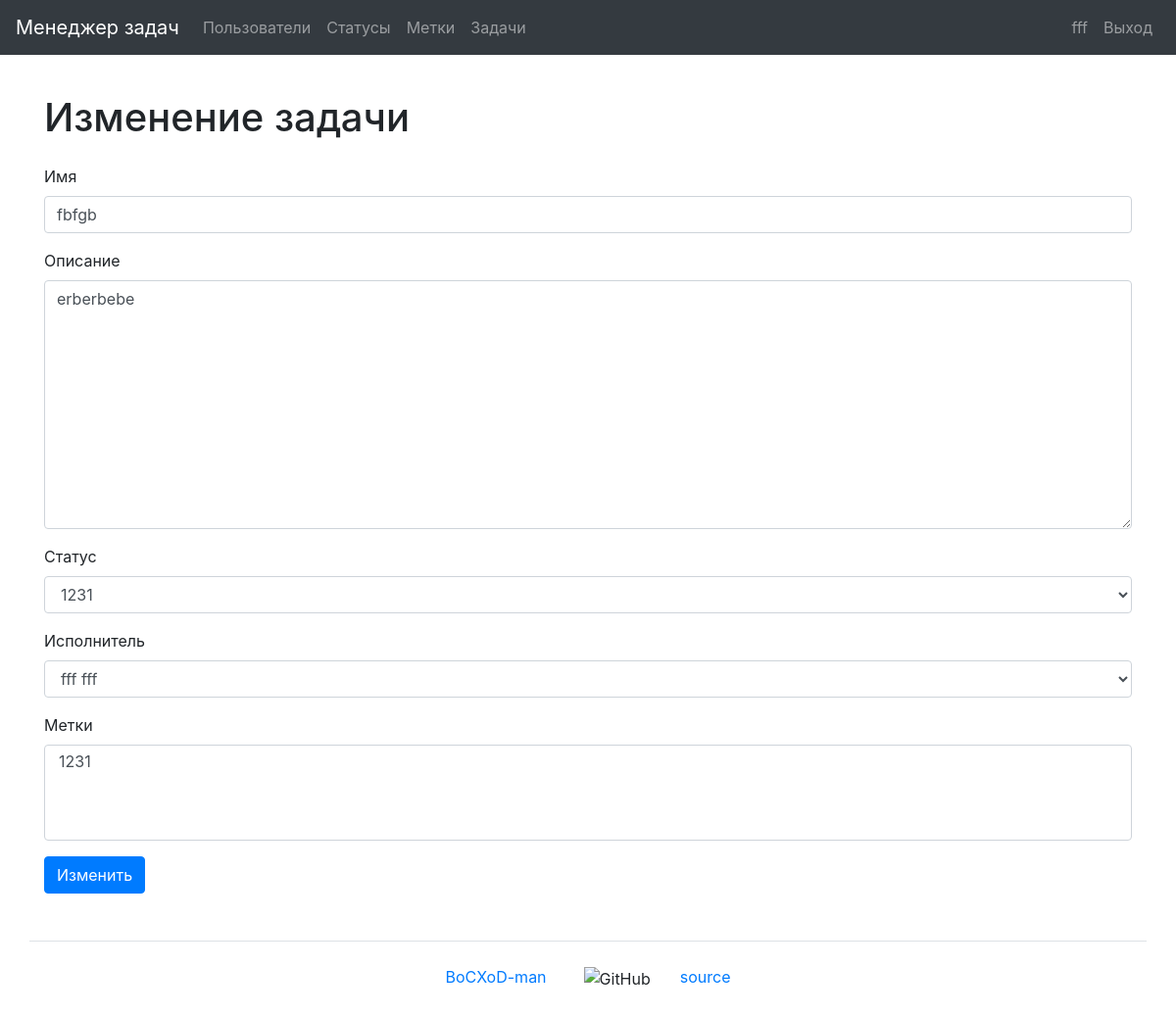
/tasks/2/update/ (signed in), run on the app's committed database.
### task_manager/users/models.py (models this page shows)
class User(AbstractUser):
    first_name = models.CharField(max_length=150)
    last_name = models.CharField(max_length=150)
    def __str__(self):
        return self.get_full_name()

### task_manager/tasks/models.py (models this page shows, shortened)
class Task(models.Model):
    name = models.CharField(
        max_length=150,
        blank=False,
        unique=True,
        verbose_name=_('Name')
    )
    description = models.TextField(
        max_length=10000,
        blank=True,
        verbose_name=_('Description')
    )
    date_created = models.DateTimeField(
        auto_now_add=True,
        verbose_name=_('Creation date')
    )
    author = models.ForeignKey(
        User,
        on_delete=models.PROTECT,
        related_name='author',
        verbose_name=_('Author')
    )
    status = models.ForeignKey(
        Status,
        on_delete=models.PROTECT,
        related_name='statuses',
        verbose_name=_('Status')
    )
    executor = models.ForeignKey(
        User,
        on_delete=models.PROTECT,
        related_name='executor',
        verbose_name=_('Executor')
    )
    labels = models.ManyToManyField(
        Label,
        through='TaskLabelRelation',
        through_fields=('task', 'label'),
        blank=True,
        related_name='labels',
        verbose_name=_('Labels')
    )
    class Meta:
        verbose_name = _('Task')
        verbose_name_plural = _('Tasks')

### task_manager/statuses/models.py (models this page shows)
class Status(models.Model):
    name = models.CharField(
        max_length=150,
        unique=True,
        blank=False,
        verbose_name=_('Name'),
    )
    date_created = models.DateTimeField(
        auto_now_add=True,
        verbose_name=_('Creation date')
    )
    def __str__(self):
        return self.name
    class Meta:
        verbose_name = _('Status')
        verbose_name_plural = _('Statuses')

### task_manager/labels/models.py (models this page shows)
class Label(models.Model):
    name = models.CharField(
        max_length=150,
        unique=True,
        blank=False,
        verbose_name=_('Name'),
    )
    date_created = models.DateTimeField(
        auto_now_add=True,
        verbose_name=_('Creation date')
    )
    def __str__(self):
        return self.name
    class Meta:
        verbose_name = _('Label')
        verbose_name_plural = _('Labels')

### task_manager/tasks/views.py (the view)
# urls.py: path('<int:pk>/update/', TaskUpdateView.as_view(), name='task_update'),
class TaskUpdateView(AuthRequiredMixin, SuccessMessageMixin, UpdateView):
    template_name = 'form.html'
    model = Task
    form_class = TaskForm
    success_url = reverse_lazy('tasks')
    success_message = _('Task successfully changed')
    extra_context = {
        'title': _('Task change'),
        'button_text': _('Change'),
    }

### task_manager/tasks/forms.py
class TaskForm(forms.ModelForm):
    class Meta:
        model = Task
        fields = (
            'name',
            'description',
            'status',
            'executor',
            'labels'
        )

### task_manager/mixins.py (called while the page is built)
    def dispatch(self, request, *args, **kwargs):
        if not request.user.is_authenticated:
            messages.error(request, self.auth_message)
            return redirect(reverse_lazy('login'))
        return super().dispatch(request, *args, **kwargs)

### task_manager/templates/form.html (shortened to what this page needs)
{% extends "base.html" %}
{% load bootstrap4 %}
{% load i18n %}
{% block content %}
    <h1 class="my-4">{{ title }}</h1>
    <form method="post">
        {% bootstrap_form form %}
        {% bootstrap_button button_text button_type="submit" button_class="btn btn-primary" %}
    </form>
{% endblock %}

### task_manager/templates/navbar.html (shortened to what this page needs)
{% load i18n %}
<nav class="navbar navbar-expand-md navbar-dark bg-dark mb-3">
    <a class="navbar-brand" href="{% url 'home' %}">{% trans "Task manager" %}</a>
    <div class="collapse navbar-collapse" id="navbarToggleExternalContent">
        <ul class="navbar-nav mr-auto">
            <li class="nav-item">
                <a class="nav-link" href="{% url 'users' %}">{% trans "Users" %}</a>
            </li>
            {% if user.is_authenticated %}
                <li class="nav-item">
                    <a class="nav-link" href="{% url 'statuses' %}">{% trans "Statuses" %}</a>
                </li>
                <li class="nav-item">
                    <a class="nav-link" href="{% url 'labels' %}">{% trans "Labels" %}</a>
                </li>
                <li class="nav-item">
                    <a class="nav-link" href="{% url 'tasks' %}">{% trans "Tasks" %}</a>
                </li>
            {% endif %}
        </ul>
        <ul class="navbar-nav">
            {% if user.is_authenticated %}
                <li class="nav-item">
                    <a class="nav-link" href="{% url 'user_update' user.id %}">{{ user.username }}</a>
                </li>
                <li class="nav-item">
                    <a class="nav-link" href="{% url 'logout' %}">{% trans "Log Out" %}</a>
                </li>
            {% endif %}
        </ul>
    </div>
</nav>

### data on the page
User: username "fff"
Task: name "fbfgb", description "erberbebe", status "1231", executor "fff fff"

### other printed values
{{ title }} "Изменение задачи"
